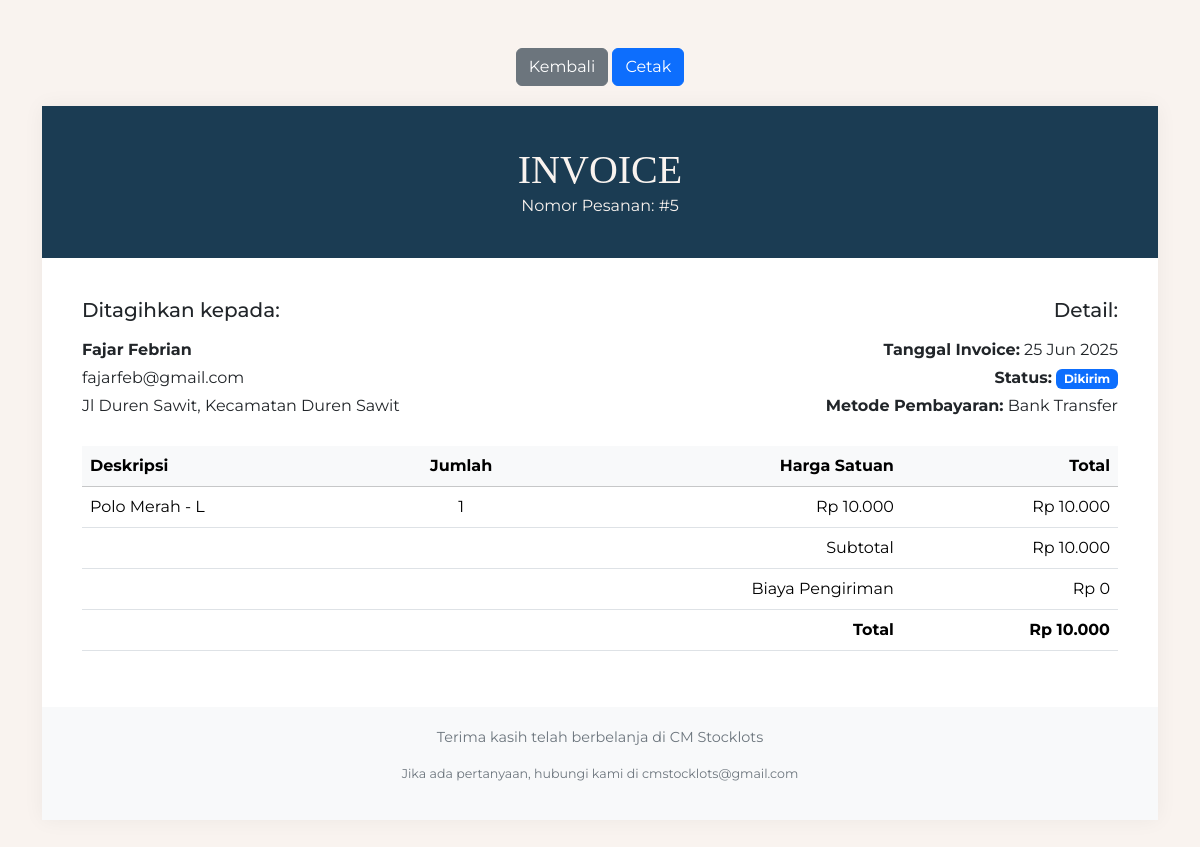
/invoice.php?order_id=5 (signed in), run on the app's committed database.
### tables this page shows
CREATE TABLE `orders` (
  `id` int(11) NOT NULL,
  `user_id` int(11) NOT NULL,
  `total_amount` decimal(10,2) NOT NULL,
  `shipping_cost` decimal(10,2) NOT NULL DEFAULT 0.00,
  `shipping_address` text DEFAULT NULL,
  `status` enum('waiting_payment','verifying','paid','shipped','completed','ditolak','pending') NOT NULL DEFAULT 'pending',
  `payment_proof` varchar(255) DEFAULT NULL,
  `payment_method` enum('Bank Transfer') NOT NULL DEFAULT 'Bank Transfer',
  `created_at` timestamp NOT NULL DEFAULT current_timestamp()
);

CREATE TABLE `users` (
  `id` int(11) NOT NULL,
  `username` varchar(50) NOT NULL,
  `email` varchar(100) NOT NULL,
  `password` varchar(255) NOT NULL,
  `full_name` varchar(100) DEFAULT NULL,
  `address` text DEFAULT NULL,
  `role` enum('user','admin') NOT NULL DEFAULT 'user',
  `created_at` timestamp NOT NULL DEFAULT current_timestamp()
);

CREATE TABLE `order_items` (
  `id` int(11) NOT NULL,
  `order_id` int(11) NOT NULL,
  `product_id` int(11) NOT NULL,
  `quantity` int(11) NOT NULL,
  `price` decimal(10,2) NOT NULL
);

CREATE TABLE `products` (
  `id` int(11) NOT NULL,
  `name` varchar(255) NOT NULL,
  `description` text NOT NULL,
  `category` enum('Polo','Sweater','Kaos','Pakaian Wanita') NOT NULL DEFAULT 'Kaos',
  `price` decimal(10,2) NOT NULL,
  `stock` int(11) NOT NULL,
  `image` varchar(255) NOT NULL,
  `is_active` tinyint(1) NOT NULL DEFAULT 1,
  `created_at` timestamp NOT NULL DEFAULT current_timestamp()
);

### invoice.php (the view, shortened to what this page needs)
<?php
require_once 'includes/db.php';
$order_id = (int)$_GET['order_id'];
$user_id = $_SESSION['user_id'];
$user_role = $_SESSION['role'];
$sql = "SELECT o.*, u.username, u.email, u.full_name, u.address
        FROM orders o
        JOIN users u ON o.user_id = u.id
        WHERE o.id = ?";
$stmt = $conn->prepare($sql);
if ($user_role !== 'admin') {
    $stmt->bind_param("ii", $order_id, $user_id);
} else {
    $stmt->bind_param("i", $order_id);
}
$stmt->execute();
$result = $stmt->get_result();
$order = $result->fetch_assoc();
$items_stmt = $conn->prepare("SELECT oi.*, p.name as product_name FROM order_items oi JOIN products p ON oi.product_id = p.id WHERE oi.order_id = ?");
$items_stmt->bind_param("i", $order_id);
$items_stmt->execute();
$items_result = $items_stmt->get_result();
$items = [];
while($item = $items_result->fetch_assoc()){
    $items[] = $item;
}
$back_url = BASE_URL . 'riwayat_pesanan.php';
if (isset($_SESSION['role']) && $_SESSION['role'] === 'admin') {
    $back_url = BASE_URL . 'admin/pesanan.php';
}
$status_badge = '';
$status_text = '';
switch ($order['status']) {
    case 'shipped':
        $status_badge = 'bg-primary';
        $status_text = 'Dikirim';
        break;
}
?>
<!DOCTYPE html>
<html lang="id">
<head>
    <link href="https://cdn.jsdelivr.net/npm/bootstrap@5.3.3/dist/css/bootstrap.min.css" rel="stylesheet">
</head>
<body>
    <div class="container py-5">
        <div class="print-button-container">
            <a href="<?php echo $back_url; ?>" class="btn btn-secondary back-button"><i class="bi bi-arrow-left"></i> Kembali</a>
            <button onclick="window.print()" class="btn btn-primary"><i class="bi bi-printer"></i> Cetak</button>
        </div>
        <div class="invoice-box">
            <div class="invoice-header text-center">
                <h1>INVOICE</h1>
                <p class="mb-0">Nomor Pesanan: #<?php echo $order['id']; ?></p>
            </div>
            <div class="invoice-body">
                <div class="row mb-4">
                    <div class="col-sm-6">
                        <h5 class="mb-3">Ditagihkan kepada:</h5>
                        <p class="mb-1"><strong><?php echo htmlspecialchars($order['full_name'] ?? $order['username']); ?></strong></p>
                        <p class="mb-1"><?php echo htmlspecialchars($order['email']); ?></p>
                        <p class="mb-0"><?php echo nl2br(htmlspecialchars($order['address'] ?? 'Alamat tidak tersedia')); ?></p>
                    </div>
                    <div class="col-sm-6 text-sm-end">
                        <h5 class="mb-3">Detail:</h5>
                        <p class="mb-1"><strong>Tanggal Invoice:</strong> <?php echo date("d M Y", strtotime($order['created_at'])); ?></p>
                        <p class="mb-1"><strong>Status:</strong> <span class="badge <?php echo $status_badge; ?>"><?php echo $status_text; ?></span></p>
                        <p class="mb-1"><strong>Metode Pembayaran:</strong> <?php echo htmlspecialchars($order['payment_method']); ?></p>
                    </div>
                </div>
                <div class="table-responsive">
                    <table class="table invoice-table">
                        <thead class="table-light">
                            <tr>
                                <th>Deskripsi</th>
                                <th class="text-center">Jumlah</th>
                                <th class="text-end">Harga Satuan</th>
                                <th class="text-end">Total</th>
                            </tr>
                        </thead>
                        <tbody>
                            <?php foreach($items as $item): ?>
                            <tr>
                                <td><?php echo htmlspecialchars($item['product_name']); ?></td>
                                <td class="text-center"><?php echo $item['quantity']; ?></td>
                                <td class="text-end">Rp <?php echo number_format($item['price'], 0, ',', '.'); ?></td>
                                <td class="text-end">Rp <?php echo number_format($item['price'] * $item['quantity'], 0, ',', '.'); ?></td>
                            </tr>
                            <?php endforeach; ?>
                        </tbody>
                        <tfoot>
                            <tr>
                                <td colspan="2"></td>
                                <td class="text-end">Subtotal</td>
                                <td class="text-end">Rp <?php echo number_format($order['total_amount'] - $order['shipping_cost'], 0, ',', '.'); ?></td>
                            </tr>
                             <tr>
                                <td colspan="2"></td>
                                <td class="text-end">Biaya Pengiriman</td>
                                <td class="text-end">Rp <?php echo number_format($order['shipping_cost'], 0, ',', '.'); ?></td>
                            </tr>
                            <tr class="fw-bold">
                                <td colspan="2"></td>
                                <td class="text-end">Total</td>
                                <td class="text-end">Rp <?php echo number_format($order['total_amount'], 0, ',', '.'); ?></td>
                            </tr>
                        </tfoot>
                    </table>
                </div>
            </div>
            <div class="invoice-footer text-center">
                <p>Terima kasih telah berbelanja di CM Stocklots</p>
                <p class="small">Jika ada pertanyaan, hubungi kami di cmstocklots@gmail.com</p>
            </div>
        </div>
    </div>
</body>
</html>

### invoice.php (style rules this page uses)
:root { --primary-color: #1B3C53; --bg-color: #F9F3EF; }
body { font-family: 'Montserrat', sans-serif; background-color: var(--bg-color); }
.invoice-box { background: #fff; box-shadow: 0 0 20px rgba(0, 0, 0, .05); }
.invoice-header { background-color: var(--primary-color); color: var(--bg-color); padding: 40px; }
.invoice-header h1 { font-family: 'Cormorant Garamond', serif; margin: 0; }
.invoice-body { padding: 40px; }
.invoice-table thead { background-color: #f8f9fa; }
.invoice-footer { background-color: #f8f9fa; padding: 20px 40px; color: #6c757d; font-size: 0.9rem; }
.print-button-container { text-align: center; margin-bottom: 20px; }

### data on the page
orders: id "5", user.full_name "Fajar Febrian", user.email "fajarfeb@gmail.com", user.address "Jl Duren Sawit, Kecamatan Duren Sawit", created_at "25 Jun 2025", status "Dikirim", payment_method "Bank Transfer", $order['total_amount'] - $order['shipping_cost'] "10.000", shipping_cost "0", total_amount "10.000"
order_items: product.name "Polo Merah - L", quantity "1", price "10.000", $item['price'] * $item['quantity'] "10.000"
